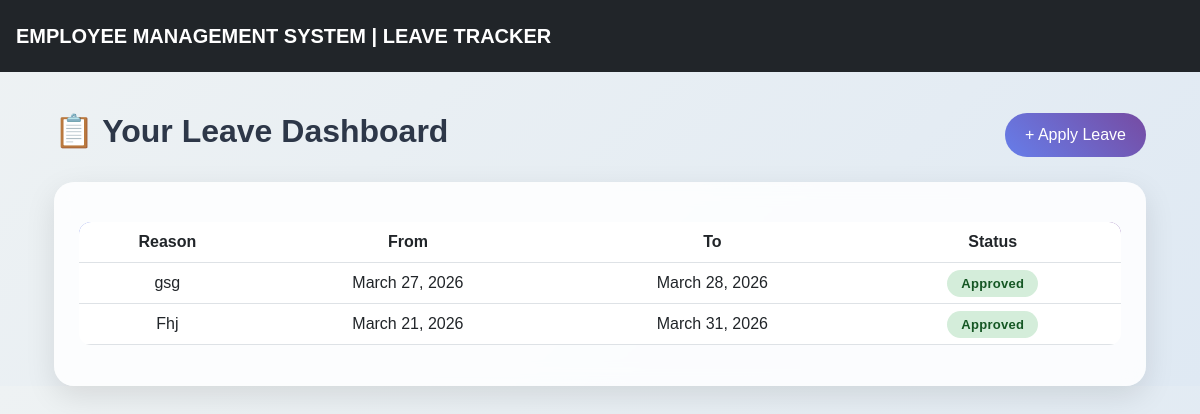
Page /dashboard/ (signed in) on the committed database.
### ems/models.py (models this page shows, shortened)
class Leave(models.Model):
    employee = models.ForeignKey(Employee, on_delete=models.CASCADE)
    reason = models.TextField()
    from_date = models.DateField()
    to_date = models.DateField()
    status = models.CharField(max_length=20, choices=STATUS_CHOICES, default='Pending')

### ems/views.py (the view)
# urls.py: path('dashboard/', views.dashboard, name='dashboard'),
def dashboard(request):
    employee = Employee.objects.get(user=request.user)
    leaves = Leave.objects.filter(employee=employee)
    return render(request, 'dashboard.html', {'leaves': leaves})

### ems/templates/dashboard.html (shortened to what this page needs)
{% extends 'base.html' %}
{% block content %}
<div class="container dashboard-container">
    <div class="header mb-4">
        <h2>📋 Your Leave Dashboard</h2>
        <a href="{% url 'apply_leave' %}" class="btn btn-apply">+ Apply Leave</a>
    </div>
    <div class="card-custom">
        <table class="table table-hover text-center align-middle">
            <thead>
                <tr>
                    <th>Reason</th>
                    <th>From</th>
                    <th>To</th>
                    <th>Status</th>
                </tr>
            </thead>
            <tbody>
                {% for leave in leaves %}
                <tr>
                    <td>{{ leave.reason }}</td>
                    <td>{{ leave.from_date }}</td>
                    <td>{{ leave.to_date }}</td>
                    <td>
                        <span class="status
                            {% if leave.status == 'Approved' %}approved
                            {% elif leave.status == 'Rejected' %}rejected
                            {% else %}pending{% endif %}">
                            {{ leave.status }}
                        </span>
                    </td>
                </tr>
                {% empty %}
                <tr>
                    <td colspan="4" class="empty-text">
                        No leave records found 😴
                    </td>
                </tr>
                {% endfor %}
            </tbody>
        </table>
    </div>
</div>
{% endblock %}

### ems/templates/dashboard.html (style rules this page uses)
body { background: linear-gradient(135deg, #eef2f3, #dfe9f3); font-family: 'Poppins', sans-serif; }
.dashboard-container { margin-top: 40px; }
.header { display: flex; justify-content: space-between; align-items: center; }
.header h2 { font-weight: 600; color: #2d3748; }
.btn-apply { background: linear-gradient(45deg, #667eea, #764ba2); color: white; border-radius: 25px; padding: 10px 20px; font-weight: 500; border: none; transition: 0.3s; }
.card-custom { border-radius: 20px; padding: 25px; background: rgba(255, 255, 255, 0.85); backdrop-filter: blur(10px); box-shadow: 0 10px 30px rgba(0,0,0,0.1); }
table { margin-top: 15px; border-radius: 12px; overflow: hidden; }
thead { background: linear-gradient(45deg, #667eea, #764ba2); color: white; }
tbody tr { transition: 0.2s; }
th, td { vertical-align: middle !important; }
.status { padding: 6px 14px; border-radius: 20px; font-size: 13px; font-weight: 600; letter-spacing: 0.3px; }
.approved { background: #d4edda; color: #155724; }

### rows in the picture
Leave: reason "gsg", from_date "March 27, 2026", to_date "March 28, 2026", status "Approved"
Leave: reason "Fhj", from_date "March 21, 2026", to_date "March 31, 2026", status "Approved"
